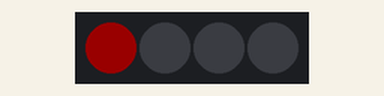
This sketch was run on a simulated Arduino Mega 2560, built with avr-gcc and run on an emulated ATmega2560. Parts: 4 RGB LEDs in strip order, left to right. Dim RGB values are drawn brighter than linear.

Above: at 0.15 s.
At 0.76 s:
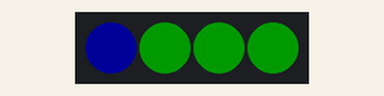
At 1.06 s:
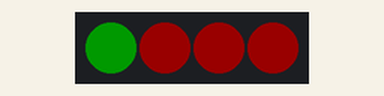
At 1.67 s:
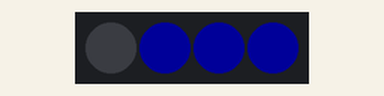
At 2.59 s:
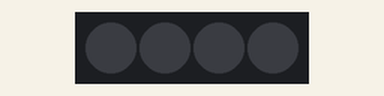
Timing chart, 0 to 3.0 s (numbered marks = the images above):
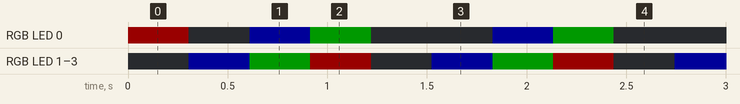

Measured:
- by itself, RGB LED 1–3: repeats every 1.2 s: RGB(0, 25, 0) 0.30 s, RGB(25, 0, 0) 0.30 s, off 0.31 s, RGB(0, 0, 25) 0.30 s
- by itself, RGB LED 0: off → RGB(25, 0, 0) at 0.00 s, → off 0.30 s later, → RGB(0, 0, 25) 0.30 s later, → RGB(0, 25, 0) 0.30 s later, … (100 changes in this stretch)
- by itself, everything shown: repeats every 1.2 s, in 4 steps

The sketch:

TestBlinkies.ino
```cpp
#include <Adafruit_NeoPixel.h>

#define NUMPIXELS 4 // How many NeoPixels are attached to the Arduino?
#define BRIGHTNESS 25 // Set BRIGHTNESS to about 1/5 (max = 255)
#define NeoPIN  4 // Which pin on the Arduino is connected to the NeoPixels?


#define DownButton  38  // the number of the pushbutton pin
#define UpButton  37  // the number of the pushbutton pin
#define CenterButton  36  // the number of the pushbutton pin
#define RightButton 35  // the number of the pushbutton pin
#define LeftButton  34  // the number of the pushbutton pin

#define BootButton 0 // the number of the boot Button Pin

#define DELAYVAL 150 // Time (in milliseconds) to pause
#define DELAYVAL2 250 // Time (in milliseconds) to pause
#define DELAYVAL3 2500 // Time (in milliseconds) to pause

Adafruit_NeoPixel pixels(NUMPIXELS, NeoPIN, NEO_GRBW + NEO_KHZ800);

void setup() {

  pinMode(DownButton, INPUT);
  pinMode(UpButton, INPUT);
  pinMode(CenterButton, INPUT);
  pinMode(RightButton, INPUT);
  pinMode(LeftButton, INPUT);
  pinMode(BootButton, INPUT);
  pixels.begin(); // INITIALIZE NeoPixel strip object (REQUIRED)
  pixels.show();
  pixels.setBrightness(BRIGHTNESS);
  Serial.begin(115200);
}

void colorWipe(uint32_t color, int wait) {
  for(int i=0; i<pixels.numPixels(); i++) { // For each pixel in strip...
    pixels.setPixelColor(i, color);         //  Set pixel's color (in RAM)
    pixels.show();                          //  Update strip to match
    delay(wait);                           //  Pause for a moment
  }
}

 void Colors (){
  colorWipe(pixels.Color(255,   0,   0), BRIGHTNESS); // Red
  colorWipe(pixels.Color(  0, 255,   0), BRIGHTNESS); // Green
  colorWipe(pixels.Color(  0,   0, 255), BRIGHTNESS); // Blue
  colorWipe(pixels.Color(  0,   0,   0), BRIGHTNESS); // Off
 }


void loop(){


  Colors();


}
```
